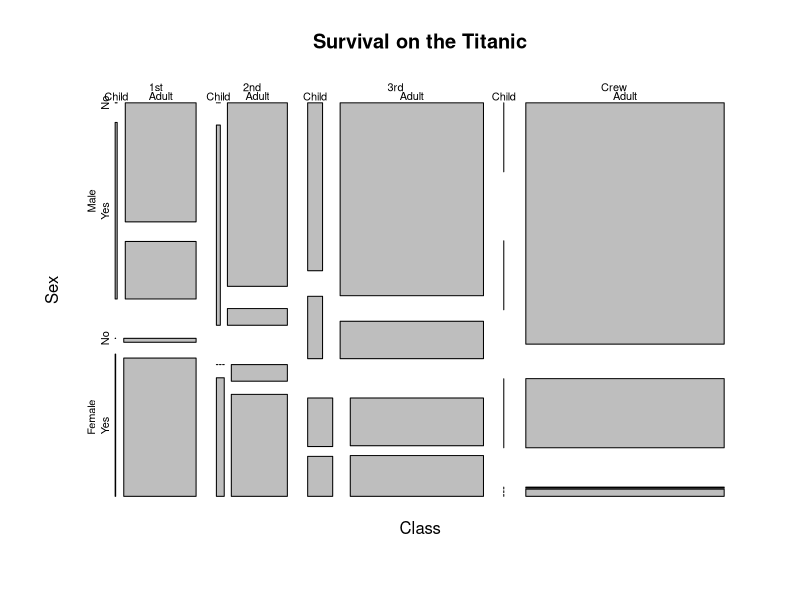
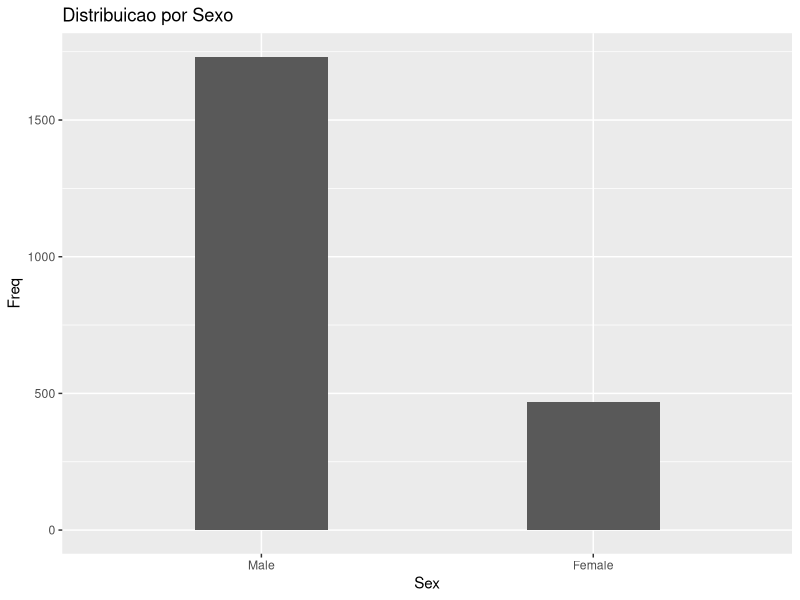
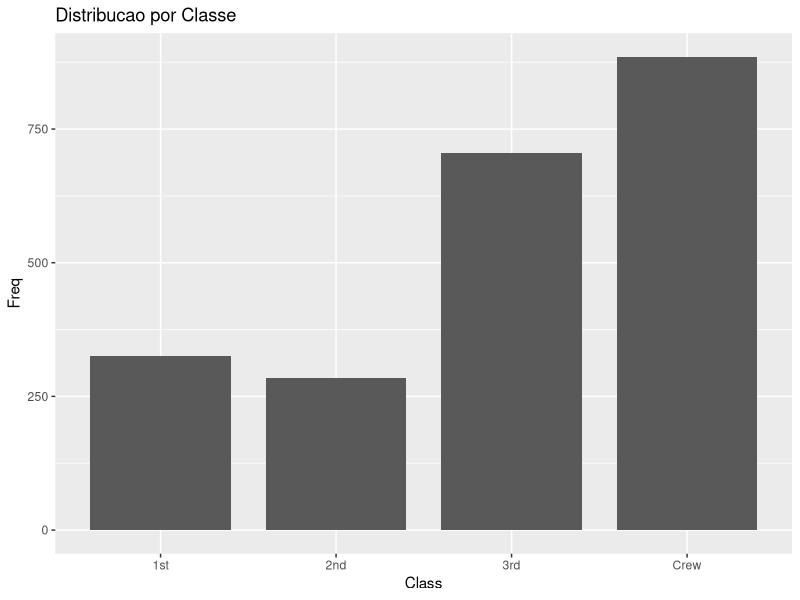
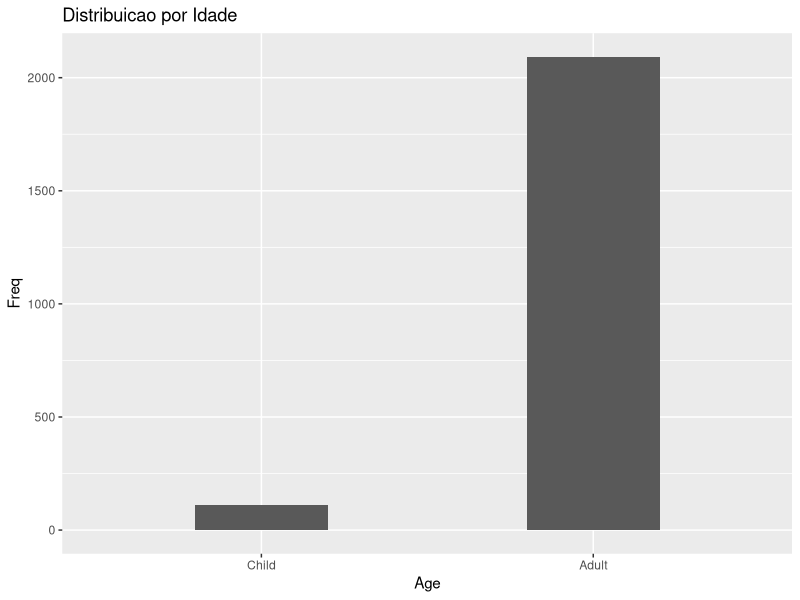
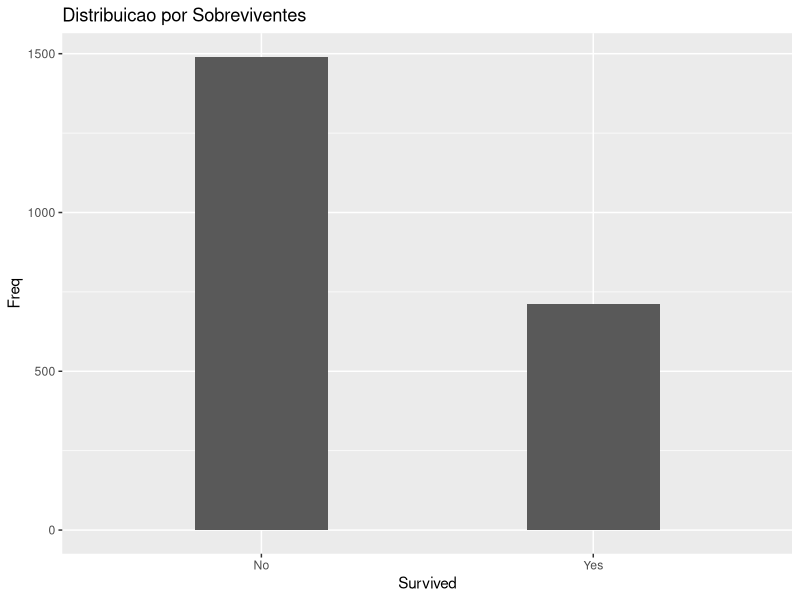
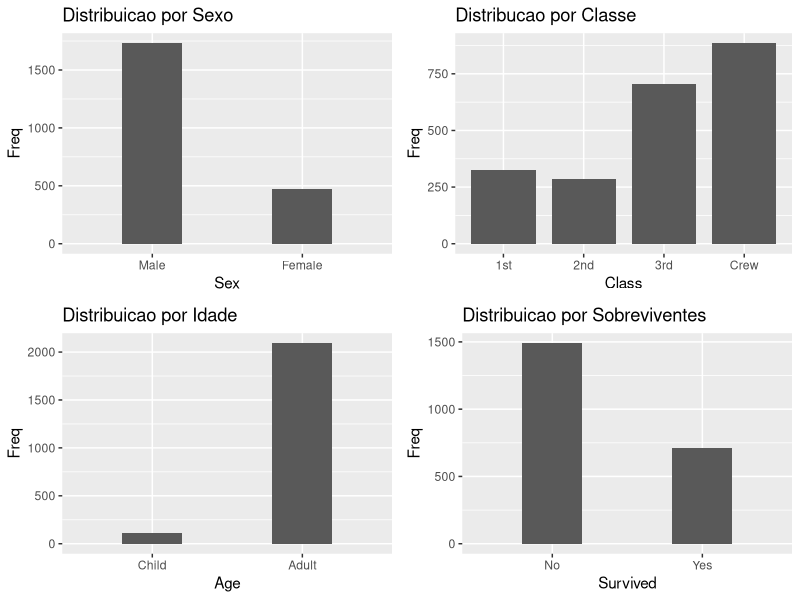
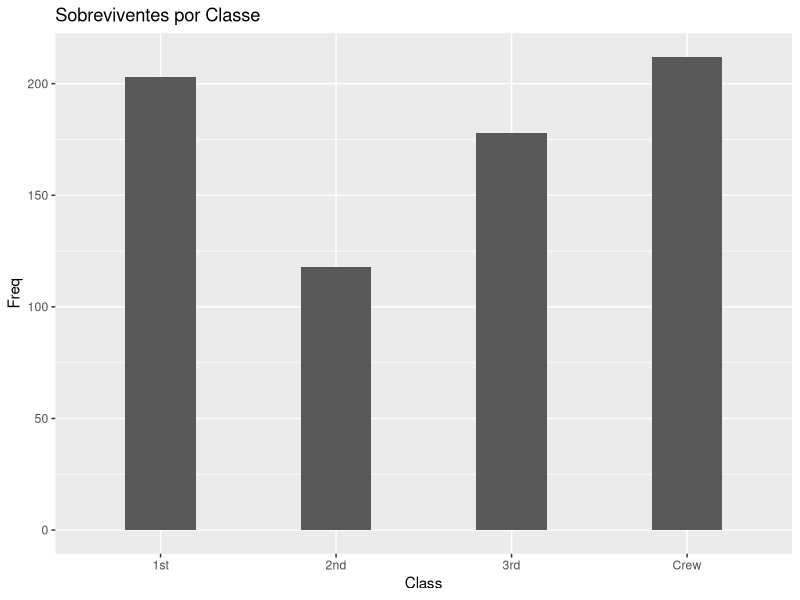
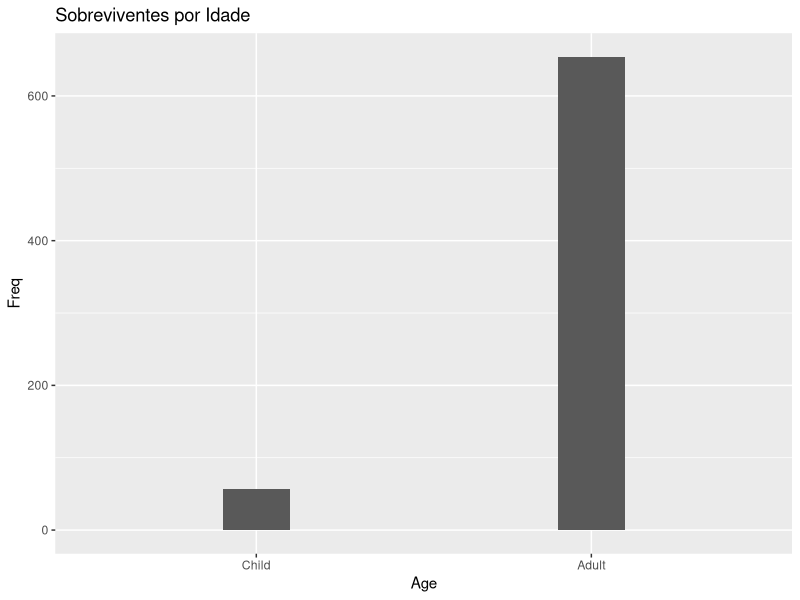

Write the R code that produced these figures, in order.
## ---- chunk 1
library(ggplot2)
library(gridExtra)
## ---- chunk 2
data("Titanic")
tit<-Titanic
tit_df<-as.data.frame(tit)
## ---- chunk 3
str(tit_df)
summary(tit_df)
head(tit_df,3)
tail(tit_df,3)
## ---- chunk 4
plot(tit, main = "Survival on the Titanic")
## ---- chunk 5
t1 <- ggplot(tit_df, 
             aes(x= Sex, y= Freq))+ 
  geom_bar(stat = 'identity', width = 0.4) + ggtitle("Distribuicao por Sexo")
t1
## ---- chunk 6
t2 <- ggplot(tit_df, 
       aes(x= Class, y= Freq))+ 
  geom_bar(stat = 'identity', width = 0.8) + ggtitle("Distribucao por Classe")
t2
## ---- chunk 7
t3 <- ggplot(tit_df, 
       aes(x= Age, y= Freq))+ 
  geom_bar(stat = 'identity', width = 0.4) + ggtitle("Distribuicao por Idade")
t3
## ---- chunk 8
t4 <- ggplot(tit_df, 
       aes(x= Survived, y= Freq))+ 
  geom_bar(stat = 'identity', width = 0.4) + ggtitle("Distribuicao por Sobreviventes")
t4
## ---- chunk 9
grid.arrange(t1,t2,t3,t4)
## ---- chunk 10
tit_survive <- subset(tit_df, Survived == 'Yes')
p1 <- ggplot(tit_survive, 
       aes(x= Class, y= Freq))
p1 <- p1 + geom_bar(stat = 'identity', width = 0.4) + ggtitle("Sobreviventes por Classe")
p1
## ---- chunk 11
p2 <- ggplot(tit_survive, 
             aes(x= Age, y= Freq))
p2 <- p2 + geom_bar(stat = 'identity', width = 0.2) + ggtitle("Sobreviventes por Idade")
p2
## ---- chunk 12
p3 <- ggplot(tit_survive, 
             aes(x= Sex, y= Freq))
p3 <- p3 + geom_bar(stat = 'identity', width = 0.2) + ggtitle("Sobreviventes por Sexo")
p3
## ---- chunk 13
grid.arrange(p1, p2, p3)
## ---- chunk 14
g1<- ggplot(tit_survive, 
             aes(x= Class, y= Freq))+ 
  geom_bar(aes(fill = Age), stat = 'identity', width = 0.4) + ggtitle("Sobreviventes por Classe por Idade")
g1
## ---- chunk 15
g2 <- ggplot(tit_survive, 
       aes(x= Class, y= Freq))+ 
  geom_bar(aes(fill = Sex), stat = 'identity', width = 0.4) + ggtitle("Sobreviventes por Classe por Sexo")
g2
## ---- chunk 16
grid.arrange(g1,g2)
## ---- chunk 17
ggplot(tit_df, 
       aes(x= Survived, y= Freq))+ 
  geom_bar(aes(fill = Age), stat = 'identity', width = 0.4) + ggtitle("Idade x Sobreviver")
## ---- chunk 18
ggplot(tit_df, 
       aes(x= Survived, y= Freq))+ 
  geom_bar(aes(fill = Sex), stat = 'identity', width = 0.4) + ggtitle("Sexo x Sobreviver")
